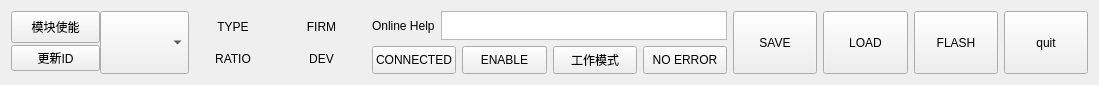
<?xml version="1.0" encoding="UTF-8"?>
<ui version="4.0">
 <class>Bottom</class>
 <widget class="QWidget" name="Bottom">
  <property name="geometry">
   <rect>
    <x>0</x>
    <y>0</y>
    <width>1099</width>
    <height>85</height>
   </rect>
  </property>
  <property name="windowTitle">
   <string>Bottom</string>
  </property>
  <layout class="QHBoxLayout" name="horizontalLayout_4">
   <item>
    <layout class="QGridLayout" name="gridLayout">
     <property name="spacing">
      <number>0</number>
     </property>
     <item row="0" column="3">
      <widget class="QLabel" name="firmLabel">
       <property name="enabled">
        <bool>true</bool>
       </property>
       <property name="sizePolicy">
        <sizepolicy hsizetype="Expanding" vsizetype="Expanding">
         <horstretch>2</horstretch>
         <verstretch>3</verstretch>
        </sizepolicy>
       </property>
       <property name="minimumSize">
        <size>
         <width>1</width>
         <height>1</height>
        </size>
       </property>
       <property name="sizeIncrement">
        <size>
         <width>1</width>
         <height>1</height>
        </size>
       </property>
       <property name="baseSize">
        <size>
         <width>1</width>
         <height>1</height>
        </size>
       </property>
       <property name="font">
        <font>
         <pointsize>9</pointsize>
        </font>
       </property>
       <property name="mouseTracking">
        <bool>true</bool>
       </property>
       <property name="text">
        <string>FIRM</string>
       </property>
       <property name="alignment">
        <set>Qt::AlignCenter</set>
       </property>
      </widget>
     </item>
     <item row="0" column="1" rowspan="2">
      <widget class="QComboBox" name="cmbID">
       <property name="sizePolicy">
        <sizepolicy hsizetype="Expanding" vsizetype="Expanding">
         <horstretch>2</horstretch>
         <verstretch>6</verstretch>
        </sizepolicy>
       </property>
       <property name="minimumSize">
        <size>
         <width>1</width>
         <height>1</height>
        </size>
       </property>
       <property name="font">
        <font>
         <pointsize>9</pointsize>
        </font>
       </property>
       <property name="mouseTracking">
        <bool>true</bool>
       </property>
       <property name="toolTip">
        <string>&lt;html&gt;&lt;head/&gt;&lt;body&gt;&lt;p&gt;切换模块&lt;/p&gt;&lt;/body&gt;&lt;/html&gt;</string>
       </property>
      </widget>
     </item>
     <item row="1" column="0">
      <widget class="QPushButton" name="btnUpdateID">
       <property name="text">
        <string>更新ID</string>
       </property>
      </widget>
     </item>
     <item row="1" column="2">
      <widget class="QLabel" name="ratioLabel">
       <property name="sizePolicy">
        <sizepolicy hsizetype="Expanding" vsizetype="Expanding">
         <horstretch>2</horstretch>
         <verstretch>3</verstretch>
        </sizepolicy>
       </property>
       <property name="minimumSize">
        <size>
         <width>1</width>
         <height>1</height>
        </size>
       </property>
       <property name="sizeIncrement">
        <size>
         <width>1</width>
         <height>1</height>
        </size>
       </property>
       <property name="baseSize">
        <size>
         <width>1</width>
         <height>1</height>
        </size>
       </property>
       <property name="font">
        <font>
         <pointsize>9</pointsize>
        </font>
       </property>
       <property name="mouseTracking">
        <bool>true</bool>
       </property>
       <property name="toolTip">
        <string>&lt;html&gt;&lt;head/&gt;&lt;body&gt;&lt;p&gt;模块减速比&lt;/p&gt;&lt;/body&gt;&lt;/html&gt;</string>
       </property>
       <property name="text">
        <string>RATIO</string>
       </property>
       <property name="alignment">
        <set>Qt::AlignCenter</set>
       </property>
      </widget>
     </item>
     <item row="1" column="3">
      <widget class="QLabel" name="devLabel">
       <property name="sizePolicy">
        <sizepolicy hsizetype="Expanding" vsizetype="Expanding">
         <horstretch>2</horstretch>
         <verstretch>3</verstretch>
        </sizepolicy>
       </property>
       <property name="minimumSize">
        <size>
         <width>1</width>
         <height>1</height>
        </size>
       </property>
       <property name="sizeIncrement">
        <size>
         <width>1</width>
         <height>1</height>
        </size>
       </property>
       <property name="baseSize">
        <size>
         <width>1</width>
         <height>1</height>
        </size>
       </property>
       <property name="font">
        <font>
         <pointsize>9</pointsize>
        </font>
       </property>
       <property name="mouseTracking">
        <bool>true</bool>
       </property>
       <property name="toolTip">
        <string>&lt;html&gt;&lt;head/&gt;&lt;body&gt;&lt;p&gt;固件版本号&lt;/p&gt;&lt;/body&gt;&lt;/html&gt;</string>
       </property>
       <property name="text">
        <string>DEV</string>
       </property>
       <property name="alignment">
        <set>Qt::AlignCenter</set>
       </property>
      </widget>
     </item>
     <item row="0" column="0">
      <widget class="QPushButton" name="enableDriverPushButton">
       <property name="enabled">
        <bool>true</bool>
       </property>
       <property name="sizePolicy">
        <sizepolicy hsizetype="Expanding" vsizetype="Expanding">
         <horstretch>2</horstretch>
         <verstretch>2</verstretch>
        </sizepolicy>
       </property>
       <property name="minimumSize">
        <size>
         <width>1</width>
         <height>1</height>
        </size>
       </property>
       <property name="font">
        <font>
         <pointsize>9</pointsize>
        </font>
       </property>
       <property name="mouseTracking">
        <bool>true</bool>
       </property>
       <property name="text">
        <string>模块使能</string>
       </property>
      </widget>
     </item>
     <item row="0" column="2">
      <widget class="QLabel" name="typeLabel">
       <property name="sizePolicy">
        <sizepolicy hsizetype="Expanding" vsizetype="Expanding">
         <horstretch>2</horstretch>
         <verstretch>3</verstretch>
        </sizepolicy>
       </property>
       <property name="sizeIncrement">
        <size>
         <width>1</width>
         <height>1</height>
        </size>
       </property>
       <property name="baseSize">
        <size>
         <width>1</width>
         <height>1</height>
        </size>
       </property>
       <property name="font">
        <font>
         <pointsize>9</pointsize>
        </font>
       </property>
       <property name="mouseTracking">
        <bool>true</bool>
       </property>
       <property name="toolTip">
        <string>&lt;html&gt;&lt;head/&gt;&lt;body&gt;&lt;p&gt;模块类型&lt;/p&gt;&lt;/body&gt;&lt;/html&gt;</string>
       </property>
       <property name="text">
        <string>TYPE</string>
       </property>
       <property name="alignment">
        <set>Qt::AlignCenter</set>
       </property>
      </widget>
     </item>
    </layout>
   </item>
   <item>
    <layout class="QVBoxLayout" name="verticalLayout" stretch="1,1">
     <item>
      <layout class="QHBoxLayout" name="horizontalLayout_3">
       <item>
        <widget class="QLabel" name="helpLabel">
         <property name="font">
          <font>
           <pointsize>9</pointsize>
          </font>
         </property>
         <property name="mouseTracking">
          <bool>true</bool>
         </property>
         <property name="toolTip">
          <string>&lt;html&gt;&lt;head/&gt;&lt;body&gt;&lt;p&gt;帮助信息&lt;/p&gt;&lt;/body&gt;&lt;/html&gt;</string>
         </property>
         <property name="text">
          <string>Online Help</string>
         </property>
        </widget>
       </item>
       <item>
        <widget class="QTextEdit" name="helpTextEdit">
         <property name="sizePolicy">
          <sizepolicy hsizetype="Expanding" vsizetype="Expanding">
           <horstretch>7</horstretch>
           <verstretch>4</verstretch>
          </sizepolicy>
         </property>
         <property name="minimumSize">
          <size>
           <width>1</width>
           <height>1</height>
          </size>
         </property>
         <property name="font">
          <font>
           <pointsize>9</pointsize>
          </font>
         </property>
         <property name="mouseTracking">
          <bool>true</bool>
         </property>
         <property name="toolTip">
          <string>&lt;html&gt;&lt;head/&gt;&lt;body&gt;&lt;p&gt;帮助信息显示栏&lt;/p&gt;&lt;/body&gt;&lt;/html&gt;</string>
         </property>
        </widget>
       </item>
      </layout>
     </item>
     <item>
      <layout class="QHBoxLayout" name="horizontalLayout">
       <item>
        <widget class="QPushButton" name="connectedPushButton">
         <property name="sizePolicy">
          <sizepolicy hsizetype="Expanding" vsizetype="Expanding">
           <horstretch>2</horstretch>
           <verstretch>2</verstretch>
          </sizepolicy>
         </property>
         <property name="minimumSize">
          <size>
           <width>1</width>
           <height>1</height>
          </size>
         </property>
         <property name="font">
          <font>
           <pointsize>9</pointsize>
          </font>
         </property>
         <property name="mouseTracking">
          <bool>true</bool>
         </property>
         <property name="text">
          <string>CONNECTED</string>
         </property>
        </widget>
       </item>
       <item>
        <widget class="QPushButton" name="enableDriverPushButton_2">
         <property name="enabled">
          <bool>true</bool>
         </property>
         <property name="sizePolicy">
          <sizepolicy hsizetype="Expanding" vsizetype="Expanding">
           <horstretch>2</horstretch>
           <verstretch>2</verstretch>
          </sizepolicy>
         </property>
         <property name="minimumSize">
          <size>
           <width>1</width>
           <height>1</height>
          </size>
         </property>
         <property name="font">
          <font>
           <pointsize>9</pointsize>
          </font>
         </property>
         <property name="mouseTracking">
          <bool>true</bool>
         </property>
         <property name="text">
          <string>ENABLE</string>
         </property>
        </widget>
       </item>
       <item>
        <widget class="QPushButton" name="workModePushButton">
         <property name="sizePolicy">
          <sizepolicy hsizetype="Expanding" vsizetype="Expanding">
           <horstretch>2</horstretch>
           <verstretch>2</verstretch>
          </sizepolicy>
         </property>
         <property name="minimumSize">
          <size>
           <width>1</width>
           <height>1</height>
          </size>
         </property>
         <property name="font">
          <font>
           <pointsize>9</pointsize>
          </font>
         </property>
         <property name="mouseTracking">
          <bool>true</bool>
         </property>
         <property name="text">
          <string>工作模式</string>
         </property>
        </widget>
       </item>
       <item>
        <widget class="QPushButton" name="ifErrorPushButton">
         <property name="enabled">
          <bool>true</bool>
         </property>
         <property name="sizePolicy">
          <sizepolicy hsizetype="Expanding" vsizetype="Expanding">
           <horstretch>2</horstretch>
           <verstretch>2</verstretch>
          </sizepolicy>
         </property>
         <property name="minimumSize">
          <size>
           <width>1</width>
           <height>1</height>
          </size>
         </property>
         <property name="font">
          <font>
           <pointsize>9</pointsize>
          </font>
         </property>
         <property name="mouseTracking">
          <bool>true</bool>
         </property>
         <property name="text">
          <string>NO ERROR</string>
         </property>
        </widget>
       </item>
      </layout>
     </item>
    </layout>
   </item>
   <item>
    <layout class="QHBoxLayout" name="horizontalLayout_2">
     <item>
      <widget class="QPushButton" name="btnSave">
       <property name="sizePolicy">
        <sizepolicy hsizetype="Expanding" vsizetype="Expanding">
         <horstretch>1</horstretch>
         <verstretch>6</verstretch>
        </sizepolicy>
       </property>
       <property name="minimumSize">
        <size>
         <width>1</width>
         <height>1</height>
        </size>
       </property>
       <property name="font">
        <font>
         <pointsize>9</pointsize>
        </font>
       </property>
       <property name="mouseTracking">
        <bool>true</bool>
       </property>
       <property name="text">
        <string>SAVE</string>
       </property>
      </widget>
     </item>
     <item>
      <widget class="QPushButton" name="btnLoad">
       <property name="sizePolicy">
        <sizepolicy hsizetype="Expanding" vsizetype="Expanding">
         <horstretch>1</horstretch>
         <verstretch>6</verstretch>
        </sizepolicy>
       </property>
       <property name="minimumSize">
        <size>
         <width>1</width>
         <height>1</height>
        </size>
       </property>
       <property name="font">
        <font>
         <pointsize>9</pointsize>
        </font>
       </property>
       <property name="mouseTracking">
        <bool>true</bool>
       </property>
       <property name="text">
        <string>LOAD</string>
       </property>
      </widget>
     </item>
     <item>
      <widget class="QPushButton" name="btnFlash">
       <property name="sizePolicy">
        <sizepolicy hsizetype="Expanding" vsizetype="Expanding">
         <horstretch>1</horstretch>
         <verstretch>6</verstretch>
        </sizepolicy>
       </property>
       <property name="minimumSize">
        <size>
         <width>1</width>
         <height>1</height>
        </size>
       </property>
       <property name="font">
        <font>
         <pointsize>9</pointsize>
        </font>
       </property>
       <property name="mouseTracking">
        <bool>true</bool>
       </property>
       <property name="toolTip">
        <string>&lt;html&gt;&lt;head/&gt;&lt;body&gt;&lt;p&gt;写入Flash&lt;/p&gt;&lt;/body&gt;&lt;/html&gt;</string>
       </property>
       <property name="text">
        <string>FLASH</string>
       </property>
      </widget>
     </item>
     <item>
      <widget class="QPushButton" name="btnQuit">
       <property name="sizePolicy">
        <sizepolicy hsizetype="Expanding" vsizetype="Expanding">
         <horstretch>1</horstretch>
         <verstretch>6</verstretch>
        </sizepolicy>
       </property>
       <property name="minimumSize">
        <size>
         <width>1</width>
         <height>1</height>
        </size>
       </property>
       <property name="font">
        <font>
         <pointsize>9</pointsize>
         <weight>50</weight>
         <bold>false</bold>
        </font>
       </property>
       <property name="mouseTracking">
        <bool>true</bool>
       </property>
       <property name="toolTip">
        <string>&lt;html&gt;&lt;head/&gt;&lt;body&gt;&lt;p&gt;写入Flash&lt;/p&gt;&lt;/body&gt;&lt;/html&gt;</string>
       </property>
       <property name="text">
        <string>quit</string>
       </property>
      </widget>
     </item>
    </layout>
   </item>
  </layout>
  <zorder></zorder>
 </widget>
 <layoutdefault spacing="6" margin="11"/>
 <resources/>
 <connections/>
</ui>
